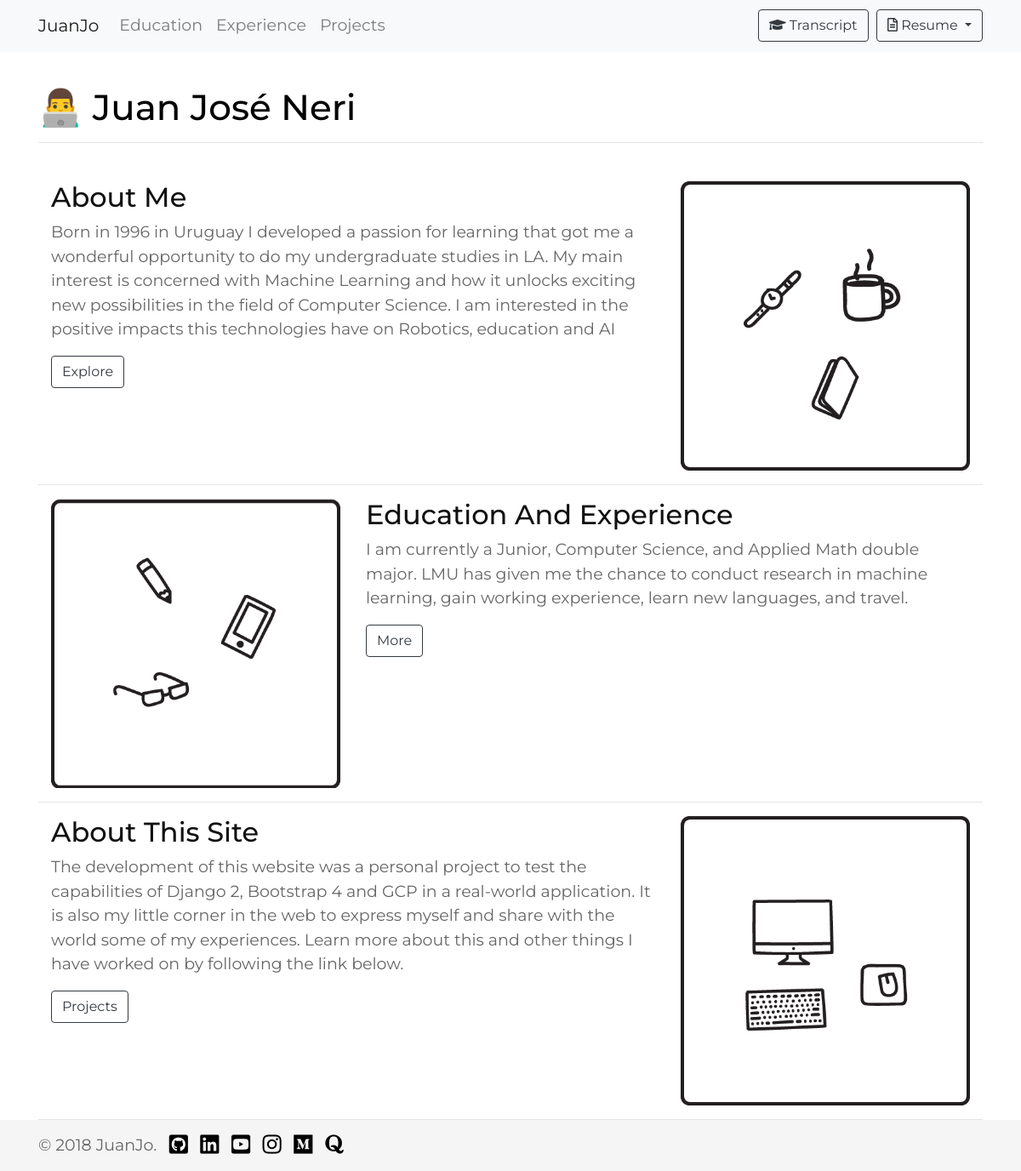
/, run on an earlier commit of the app's database.
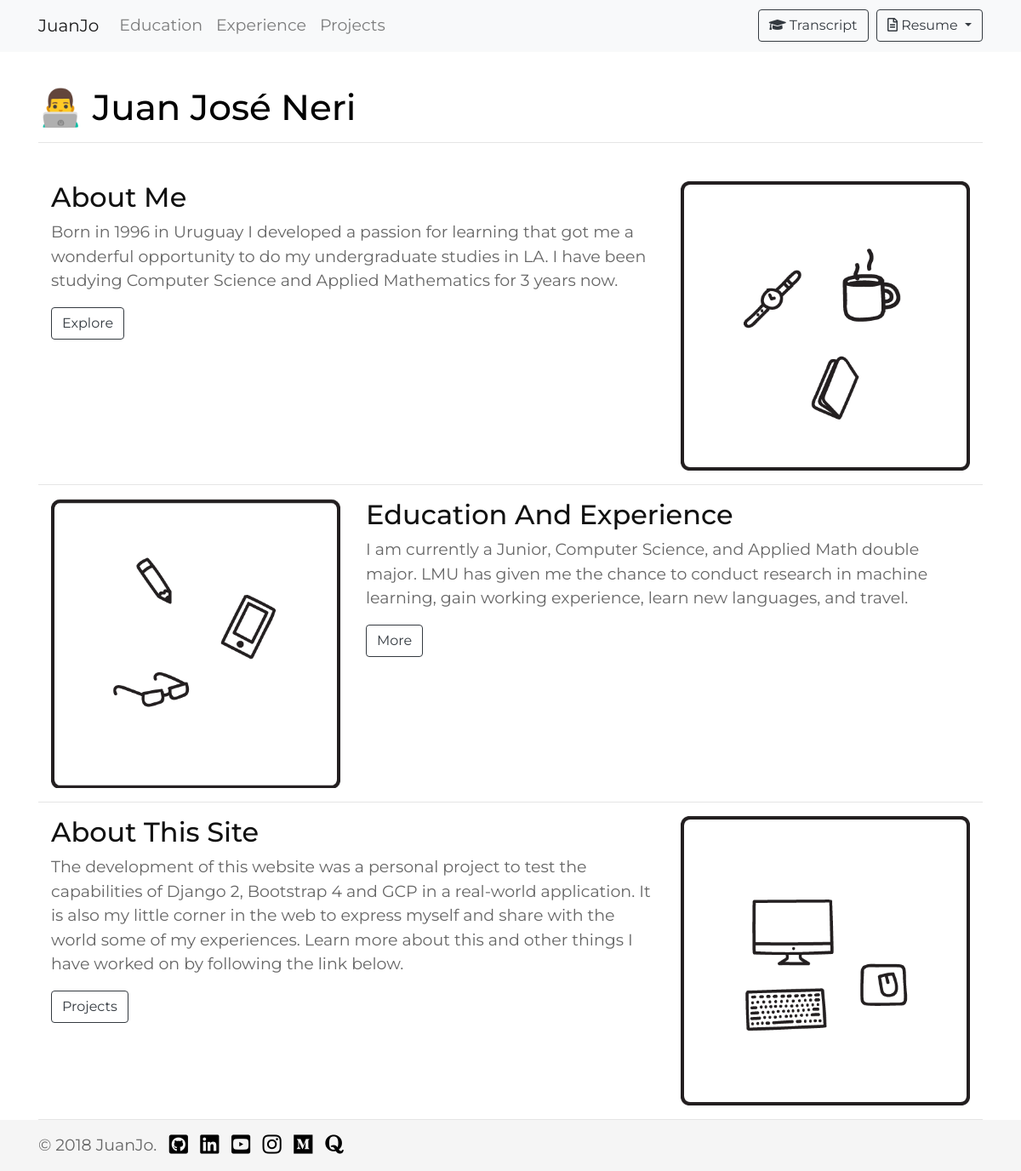
And on a later commit of the database.
### portfolio/models.py (models this page shows, shortened)
class Featurette(models.Model):
    title = models.CharField(max_length=32)
    content = models.TextField()
    link = models.URLField()
    button = models.CharField(max_length=8)
    img = models.CharField(max_length=64)

### portfolio/views.py (the view)
# urls.py: path("", views.index, name='index'),
def index(request):
    context = {
        "featurettes": Featurette.objects.all(),
        "nbar": "index"
    }
    return render(request, "portfolio/index.html", context)

### portfolio/templates/portfolio/index.html
{% extends "portfolio/navbar.html" %}
{% block title %}👨‍💻 Juan José Neri{% endblock %}
{% block content %}
    {% for featurette in featurettes %}
    <div class="container">
      <div class="row">
        <div class="col-md-8 col-sm-12 {% if forloop.counter|divisibleby:2 %}order-12{% endif %}">
          <h2> {{ featurette.title|title }}</h2>
          <p> {{ featurette.content }}</p>
          <a href="{{ featurette.link }}"><button type="button" class="btn btn-outline-dark">{{ featurette.button }}</button></a>
        </div>
        <div class="col d-none d-md-block">
          {% load static %}
          <img src="{% static 'portfolio/img/index/' %}{{ featurette.img }}" class="rounded float-left featurette-img">
        </div>
      </div>
    </div>
    <hr>
    {% endfor %}
{% endblock %}

What changed in the data, as far as the page shows it:
changed Featurette "About Me": content "…undergraduate studies in LA. My main interest is concerned with Machine Learning and how it unlocks exciting new possibilities in the field of Computer Science. I am interested in the positive impacts this technologies have on Robotics, education and AI" → "…undergraduate studies in LA. I have been studying Computer Science and Applied Mathematics for 3 years now."
